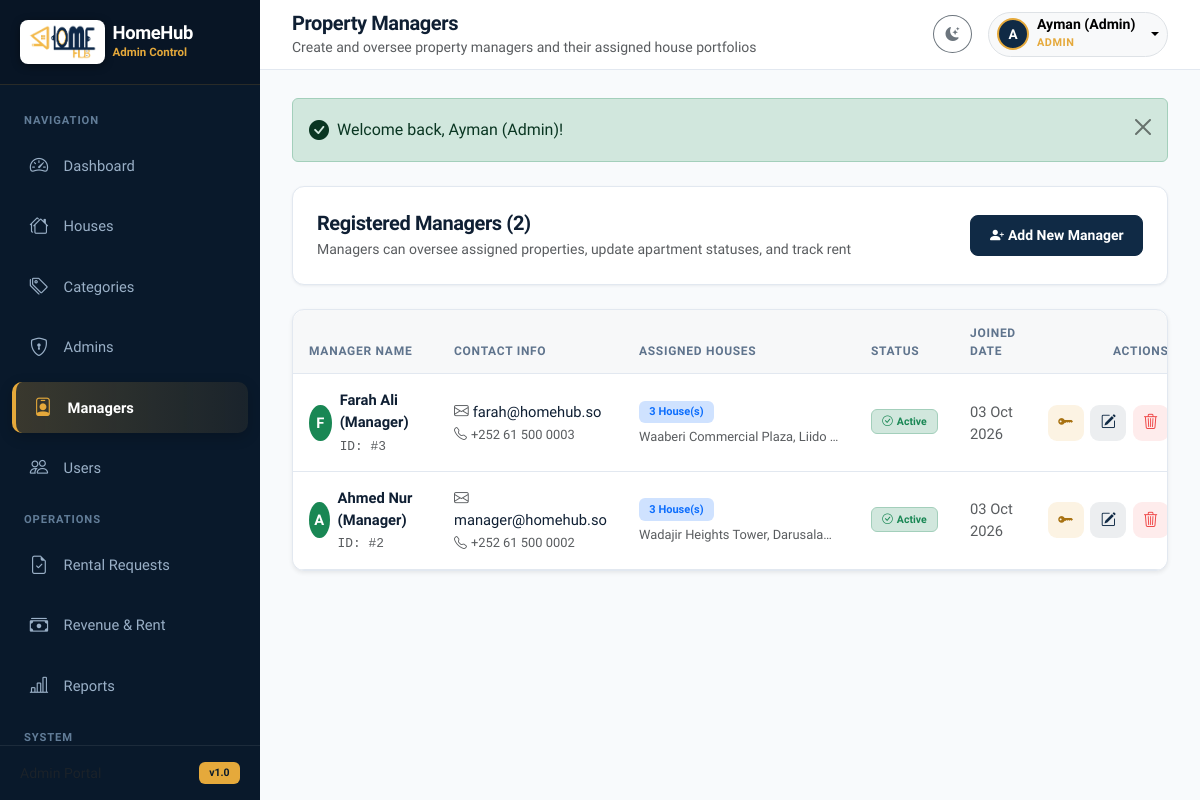
The page /admin/managers.php (signed in) on the database as committed earlier.
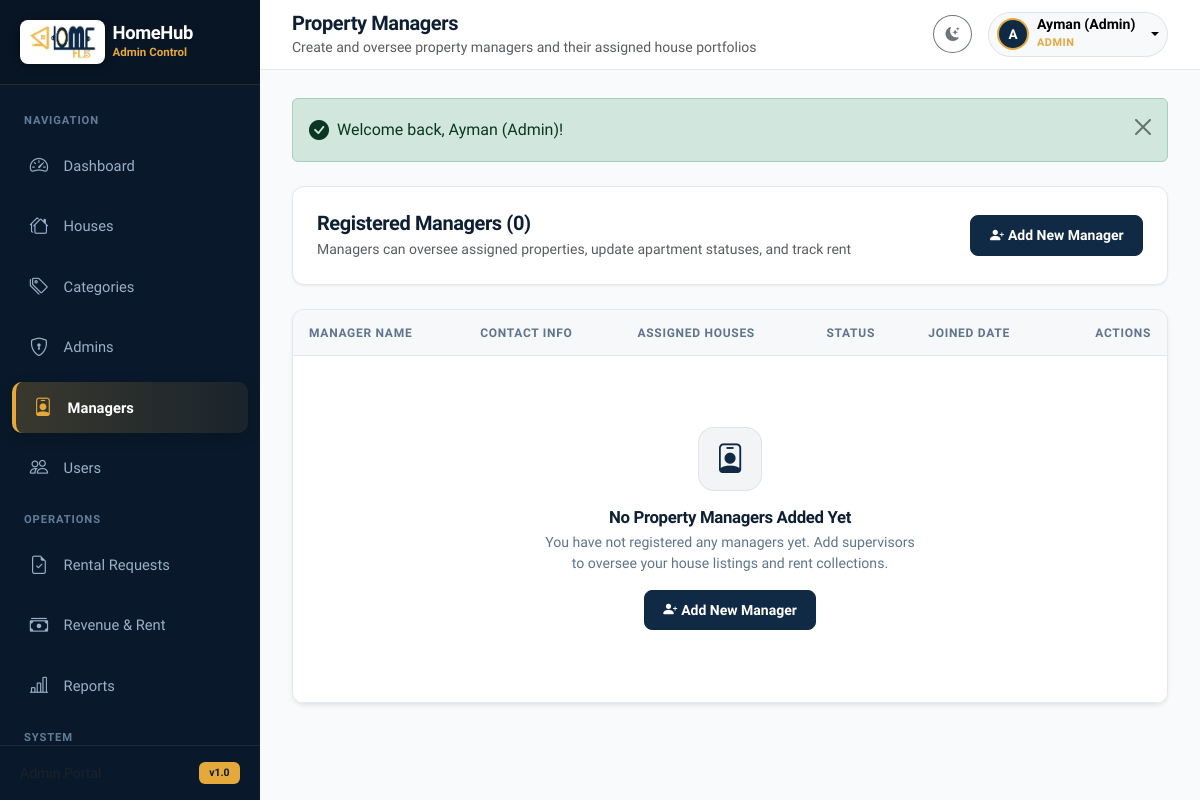
The same page on the database as committed later.
### tables this page shows
CREATE TABLE IF NOT EXISTS `users` (
  `id` INT AUTO_INCREMENT PRIMARY KEY,
  `name` VARCHAR(100) NOT NULL,
  `email` VARCHAR(150) NOT NULL UNIQUE,
  `phone` VARCHAR(30) NULL,
  `password` VARCHAR(255) NOT NULL,
  `role` ENUM('admin', 'manager', 'user') NOT NULL DEFAULT 'user',
  `avatar` VARCHAR(255) NULL,
  `status` ENUM('active', 'inactive') NOT NULL DEFAULT 'active',
  `created_at` TIMESTAMP DEFAULT CURRENT_TIMESTAMP
);

### includes/functions.php (called while the page is built, shortened)
<?php
function e(string|int|float|null $string): string {
    return htmlspecialchars((string)($string ?? ''), ENT_QUOTES, 'UTF-8');
}
function format_date(?string $date, string $format = 'd M Y'): string {
    $timestamp = strtotime($date);
    return $timestamp ? date($format, $timestamp) : '-';
}

### admin/managers.php (the view, shortened to what the changed rows need)
<?php
require_once __DIR__ . '/../includes/functions.php';
require_once __DIR__ . '/../includes/auth.php';
$managers = $pdo->query("
    SELECT u.*, COUNT(h.id) as assigned_houses,
           GROUP_CONCAT(h.house_name SEPARATOR ', ') as house_names
    FROM users u
    LEFT JOIN houses h ON u.id = h.manager_id
    WHERE u.role = 'manager'
    GROUP BY u.id
    ORDER BY u.id DESC
")->fetchAll();
require_once __DIR__ . '/../includes/header.php';
?>
<div class="app-wrapper">
    <div class="app-main">
        <main class="content-wrapper">
            <div class="card mb-4">
                <div class="card-body d-flex flex-column flex-sm-row justify-content-between align-items-sm-center gap-3">
                    <div>
                        <h5 class="fw-bold mb-1">Registered Managers (<?= count($managers); ?>)</h5>
                        <p class="text-muted small mb-0">Managers can oversee assigned properties, update apartment statuses, and track rent</p>
                    </div>
                </div>
            </div>
            <div class="card shadow-sm">
                <div class="card-body p-0">
                    <div class="table-responsive">
                        <table class="table table-hover align-middle mb-0" id="managersTable">
                            <thead>
                                <tr>
                                    <th>Manager Name</th>
                                    <th>Contact Info</th>
                                    <th>Assigned Houses</th>
                                    <th>Status</th>
                                    <th>Joined Date</th>
                                    <th class="text-end">Actions</th>
                                </tr>
                            </thead>
                            <tbody>
                                <?php if (empty($managers)): ?>
                                    <tr>
                                        <td colspan="6">
                                            <div class="empty-state">
                                                <div class="empty-state-icon">
                                                    <i class="bi bi-person-badge"></i>
                                                </div>
                                                <h6 class="empty-state-title">No Property Managers Added Yet</h6>
                                                <p class="empty-state-text">You have not registered any managers yet. Add supervisors to oversee your house listings and rent collections.</p>
                                                <button type="button" class="btn btn-primary btn-sm mt-3" data-bs-toggle="modal" data-bs-target="#addManagerModal">
                                                    <i class="bi bi-person-plus-fill me-1"></i>Add New Manager
                                                </button>
                                            </div>
                                        </td>
                                    </tr>
                                <?php else: ?>
                                    <?php foreach ($managers as $mgr): ?>
                                        <tr>
                                            <td>
                                                <div class="d-flex align-items-center gap-2">
                                                    <div class="rounded-circle bg-success text-white d-flex align-items-center justify-content-center fw-bold" style="width: 36px; height: 36px;">
                                                        <?= strtoupper(substr($mgr['name'], 0, 1)); ?>
                                                    </div>
                                                    <div>
                                                        <div class="fw-bold text-main"><?= e($mgr['name']); ?></div>
                                                        <small class="text-muted font-monospace">ID: #<?= (int)$mgr['id']; ?></small>
                                                    </div>
                                                </div>
                                            </td>
                                            <td>
                                                <div><i class="bi bi-envelope text-muted me-1"></i><?= e($mgr['email']); ?></div>
                                                <small class="text-muted"><i class="bi bi-telephone me-1"></i><?= e($mgr['phone'] ?? 'No phone'); ?></small>
                                            </td>
                                            <td>
                                                <span class="badge bg-primary-subtle text-primary mb-1">
                                                    <?= (int)$mgr['assigned_houses']; ?> House(s)
                                                </span>
                                                <?php if (!empty($mgr['house_names'])): ?>
                                                    <small class="text-muted d-block text-truncate" style="max-width: 200px;" title="<?= e($mgr['house_names']); ?>">
                                                        <?= e($mgr['house_names']); ?>
                                                    </small>
                                                <?php endif; ?>
                                            </td>
                                            <td>
                                                <form method="POST" action="<?= BASE_URL; ?>admin/managers.php" class="d-inline">
                                                    <button type="submit" class="btn btn-sm p-0 border-0" title="Click to toggle status">
                                                        <?php if ($mgr['status'] === 'active'): ?>
                                                            <span class="badge bg-success-subtle text-success border border-success-subtle"><i class="bi bi-check-circle me-1"></i>Active</span>
                                                        <?php else: ?>
                                                            <span class="badge bg-secondary-subtle text-secondary border border-secondary-subtle"><i class="bi bi-dash-circle me-1"></i>Inactive</span>
                                                        <?php endif; ?>
                                                    </button>
                                                </form>
                                            </td>
                                            <td class="small text-muted">
                                                <?= format_date($mgr['created_at'], 'd M Y'); ?>
                                            </td>
                                            <td class="text-end">
                                                <div class="btn-action-group justify-content-end">
                                                    <button type="button" class="btn-action btn-action-view" title="Set / Reset Password"
                                                            onclick="openResetPasswordModal(<?= (int)$mgr['id']; ?>, '<?= e(addslashes($mgr['name'])); ?>', '<?= e(addslashes($mgr['email'])); ?>')">
                                                        <i class="bi bi-key-fill"></i>
                                                    </button>
                                                    <button type="button" class="btn-action btn-action-edit" title="Edit Manager"
                                                            onclick="openEditManagerModal(<?= (int)$mgr['id']; ?>, '<?= e(addslashes($mgr['name'])); ?>', '<?= e(addslashes($mgr['email'])); ?>', '<?= e(addslashes($mgr['phone'] ?? '')); ?>')">
                                                        <i class="bi bi-pencil-square"></i>
                                                    </button>
                                                    <form method="POST" action="<?= BASE_URL; ?>admin/managers.php" class="d-inline" data-confirm="Ma hubtaa inaad tirtirto manager-ka '<?= e(addslashes($mgr['name'])); ?>'? Tallaabadan dib looma noqon karo.">
                                                        <button type="submit" class="btn-action btn-action-delete" title="Delete Manager">
                                                            <i class="bi bi-trash3"></i>
                                                        </button>
                                                    </form>
                                                </div>
                                            </td>
                                        </tr>
                                    <?php endforeach; ?>
                                <?php endif; ?>
                            </tbody>
                        </table>
                    </div>
                </div>
            </div>
        </main>
    </div>
</div>
<?php require_once __DIR__ . '/../includes/footer.php'; ?>

Rows that differ between the two databases and show on the page:
removed users: name "F", name "Farah Ali (Manager)", id "3", email "farah@homehub.so", phone "+252 61 500 0003", assigned_houses "3", house_names "Waaberi Commercial Plaza, Liido…", status "active" (drawn), created_at "03 Oct 2026"
removed users: name "A", name "Ahmed Nur (Manager)", id "2", email "manager@homehub.so", phone "+252 61 500 0002", assigned_houses "3", house_names "Wadajir Heights Tower, Darusala…", status "active" (drawn), created_at "03 Oct 2026"
Other text that changed with them:
count($managers): "2" → "0"
text now shown: "No Property Managers Added Yet You have not registered any managers yet. Add supervisors to oversee your house listings and rent collections. Add New Manager"
